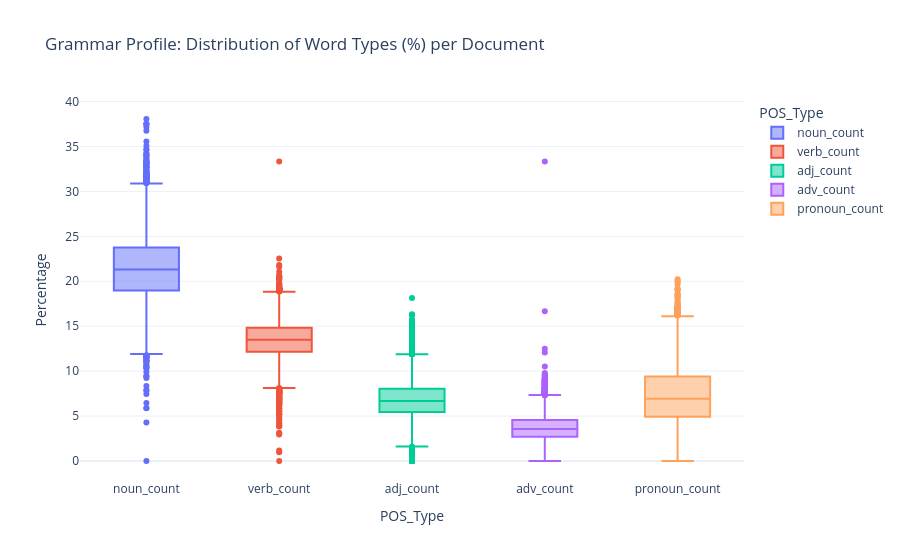

Notebook code for this chart:
### Code cell
## A] POS Profile
# 1. Normalize POS columns by word_count to get percentages
df_pos_pct = df[pos_column].div(df['word_count'], axis=0) * 100
# 2. Melt for plotting -> Convert wide to long format
melted_pos = df_pos_pct.melt(var_name='POS_Type', value_name='Percentage') 

## result: each type for each article form each row with percentage value
print(melted_pos.groupby('POS_Type')['Percentage'].agg(['mean', 'median']))

fig1 = px.box(
    melted_pos, 
    x='POS_Type', 
    y='Percentage', 
    color='POS_Type',
    title='Grammar Profile: Distribution of Word Types (%) per Document',
    template='plotly_white'
)
fig1.show()

### Figure 1 — Plotly figure (JSON) as saved in the notebook; plotly's stock layout.template omitted (floating-point values rounded to 4 significant figures; data arrays with more than 128 entries replaced by an {"elided": "..."} marker saying what was removed)
{"data": [{"alignmentgroup": "True", "hovertemplate": "POS_Type=%{x}<br>Percentage=%{y}<extra></extra>", "legendgroup": "noun_count", "marker": {"color": "#636efa"}, "name": "noun_count", "notched": false, "offsetgroup": "noun_count", "orientation": "v", "showlegend": true, "type": "box", "x": {"elided": "9963 str values"}, "x0": " ", "xaxis": "x", "y": {"elided": "9963 float values"}, "y0": " ", "yaxis": "y"}, {"alignmentgroup": "True", "hovertemplate": "POS_Type=%{x}<br>Percentage=%{y}<extra></extra>", "legendgroup": "verb_count", "marker": {"color": "#EF553B"}, "name": "verb_count", "notched": false, "offsetgroup": "verb_count", "orientation": "v", "showlegend": true, "type": "box", "x": {"elided": "9963 str values"}, "x0": " ", "xaxis": "x", "y": {"elided": "9963 float values"}, "y0": " ", "yaxis": "y"}, {"alignmentgroup": "True", "hovertemplate": "POS_Type=%{x}<br>Percentage=%{y}<extra></extra>", "legendgroup": "adj_count", "marker": {"color": "#00cc96"}, "name": "adj_count", "notched": false, "offsetgroup": "adj_count", "orientation": "v", "showlegend": true, "type": "box", "x": {"elided": "9963 str values"}, "x0": " ", "xaxis": "x", "y": {"elided": "9963 float values"}, "y0": " ", "yaxis": "y"}, {"alignmentgroup": "True", "hovertemplate": "POS_Type=%{x}<br>Percentage=%{y}<extra></extra>", "legendgroup": "adv_count", "marker": {"color": "#ab63fa"}, "name": "adv_count", "notched": false, "offsetgroup": "adv_count", "orientation": "v", "showlegend": true, "type": "box", "x": {"elided": "9963 str values"}, "x0": " ", "xaxis": "x", "y": {"elided": "9963 float values"}, "y0": " ", "yaxis": "y"}, {"alignmentgroup": "True", "hovertemplate": "POS_Type=%{x}<br>Percentage=%{y}<extra></extra>", "legendgroup": "pronoun_count", "marker": {"color": "#FFA15A"}, "name": "pronoun_count", "notched": false, "offsetgroup": "pronoun_count", "orientation": "v", "showlegend": true, "type": "box", "x": {"elided": "9963 str values"}, "x0": " ", "xaxis": "x", "y": {"elided": "9963 float values"}, "y0": " ", "yaxis": "y"}], "layout": {"boxmode": "overlay", "legend": {"title": {"text": "POS_Type"}, "tracegroupgap": 0}, "title": {"text": "Grammar Profile: Distribution of Word Types (%) per Document"}, "xaxis": {"anchor": "y", "categoryarray": ["noun_count", "verb_count", "adj_count", "adv_count", "pronoun_count"], "categoryorder": "array", "domain": [0, 1], "title": {"text": "POS_Type"}}, "yaxis": {"anchor": "x", "domain": [0, 1], "title": {"text": "Percentage"}}}}
